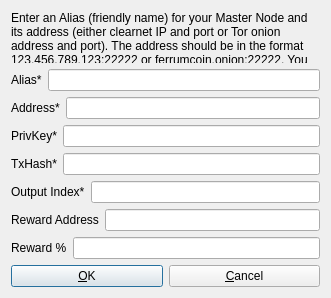
<?xml version="1.0" encoding="UTF-8"?>
<ui version="4.0">
 <class>AddEditAdrenalineNode</class>
 <widget class="QDialog" name="AddEditAdrenalineNode">
  <property name="geometry">
   <rect>
    <x>0</x>
    <y>0</y>
    <width>331</width>
    <height>298</height>
   </rect>
  </property>
  <property name="windowTitle">
   <string>Add/Edit FerrumCoin Node</string>
  </property>
  <property name="modal">
   <bool>true</bool>
  </property>
  <layout class="QVBoxLayout" name="verticalLayout">
   <item>
    <widget class="QLabel" name="label_9">
     <property name="sizePolicy">
      <sizepolicy hsizetype="Preferred" vsizetype="Expanding">
       <horstretch>0</horstretch>
       <verstretch>0</verstretch>
      </sizepolicy>
     </property>
     <property name="text">
      <string>&lt;html&gt;&lt;head/&gt;&lt;body&gt;&lt;p&gt;Enter an Alias (friendly name) for your Master Node and its address (either clearnet IP and port or Tor onion address and port). The address should be in the format 123.456.789.123:22222 or ferrumcoin.onion:22222. You must send exactly 5000 FRM to the collateral address.&lt;/p&gt;&lt;/body&gt;&lt;/html&gt;</string>
     </property>
     <property name="wordWrap">
      <bool>true</bool>
     </property>
    </widget>
   </item>
   <item>
    <layout class="QHBoxLayout" name="horizontalLayout_4">
     <property name="bottomMargin">
      <number>0</number>
     </property>
     <item>
      <widget class="QLabel" name="label_4">
       <property name="text">
        <string>Alias*</string>
       </property>
      </widget>
     </item>
     <item>
      <widget class="QLineEdit" name="aliasLineEdit"/>
     </item>
    </layout>
   </item>
   <item>
    <layout class="QHBoxLayout" name="horizontalLayout_5">
     <property name="bottomMargin">
      <number>0</number>
     </property>
     <item>
      <widget class="QLabel" name="label_6">
       <property name="text">
        <string>Address*</string>
       </property>
      </widget>
     </item>
     <item>
      <widget class="QLineEdit" name="addressLineEdit"/>
     </item>
    </layout>
   </item>
   <item>
    <layout class="QHBoxLayout" name="horizontalLayout_3">
     <property name="bottomMargin">
      <number>0</number>
     </property>
     <item>
      <widget class="QLabel" name="label_5">
       <property name="text">
        <string>PrivKey*</string>
       </property>
      </widget>
     </item>
     <item>
      <widget class="QLineEdit" name="privkeyLineEdit"/>
     </item>
    </layout>
   </item>
   <item>
    <layout class="QHBoxLayout" name="horizontalLayout_2">
     <property name="bottomMargin">
      <number>0</number>
     </property>
     <item>
      <widget class="QLabel" name="label_2">
       <property name="text">
        <string>TxHash*</string>
       </property>
      </widget>
     </item>
     <item>
      <widget class="QLineEdit" name="txhashLineEdit"/>
     </item>
    </layout>
   </item>
   <item>
    <layout class="QHBoxLayout" name="horizontalLayout_8">
     <property name="bottomMargin">
      <number>0</number>
     </property>
     <item>
      <widget class="QLabel" name="label_8">
       <property name="text">
        <string>Output Index*</string>
       </property>
      </widget>
     </item>
     <item>
      <widget class="QLineEdit" name="outputindexLineEdit"/>
     </item>
    </layout>
   </item>
   <item>
    <layout class="QHBoxLayout" name="horizontalLayout_6">
     <property name="bottomMargin">
      <number>0</number>
     </property>
     <item>
      <widget class="QLabel" name="label_3">
       <property name="text">
        <string>Reward Address</string>
       </property>
      </widget>
     </item> 
     <item>
      <widget class="QLineEdit" name="rewardaddressLineEdit"/>
     </item>
    </layout>
   </item>
   <item>
    <layout class="QHBoxLayout" name="horizontalLayout_7">
     <property name="bottomMargin">
      <number>0</number>
     </property>
     <item>
      <widget class="QLabel" name="label_7">
       <property name="text">
        <string>Reward %</string>
       </property>
      </widget>
     </item>
     <item>
      <widget class="QLineEdit" name="rewardpercentageLineEdit"/>
     </item>
    </layout>
   </item>
   <item>
    <layout class="QHBoxLayout" name="horizontalLayout_Buttons">
     <item>
      <widget class="QPushButton" name="okButton">
       <property name="text">
        <string>&amp;OK</string>
       </property>
      </widget>
     </item>
     <item>
      <widget class="QPushButton" name="cancelButton">
       <property name="text">
        <string>&amp;Cancel</string>
       </property>
       <property name="autoDefault">
        <bool>false</bool>
       </property>
      </widget>
     </item>
    </layout>
   </item>
  </layout>
 </widget>
 <resources/>
 <connections/>
</ui>
